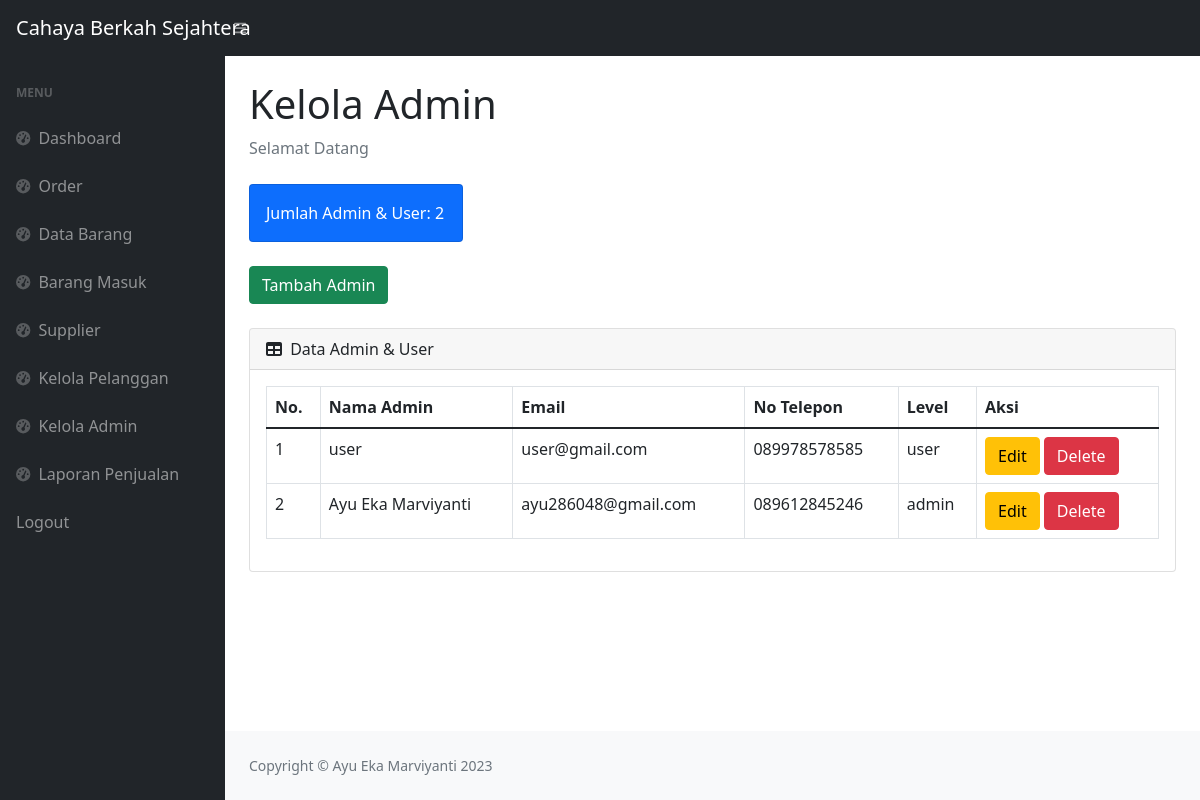
The app's page /admin.php with its own data.
### tables this page shows
CREATE TABLE `user` (
  `iduser` int(11) NOT NULL,
  `email` varchar(25) NOT NULL,
  `namaadmin` varchar(25) NOT NULL,
  `username` varchar(35) NOT NULL,
  `password` varchar(20) NOT NULL,
  `notelp` varchar(13) NOT NULL,
  `level` varchar(10) NOT NULL
);

### admin.php (the view, shortened to what this page needs)
<?php
require 'function01.php';
$h1 = mysqli_query($conn, "select * from user");
$h2 = mysqli_num_rows($h1);
?>
<!DOCTYPE html>
<html lang="en">
<head>
    <link href="https://cdn.jsdelivr.net/npm/simple-datatables@latest/dist/style.css" rel="stylesheet" />
    <link href="css/styles.css" rel="stylesheet" />
</head>
<body class="sb-nav-fixed">
    <nav class="sb-topnav navbar navbar-expand navbar-dark bg-dark">
        <a class="navbar-brand ps-3" href="admin.php">Cahaya Berkah Sejahtera</a>
        <button class="btn btn-link btn-sm order-1 order-lg-0 me-4 me-lg-0" id="sidebarToggle" href="#!"><i class="fas fa-bars"></i></button>
    </nav>
    <div id="layoutSidenav">
        <div id="layoutSidenav_nav">
            <nav class="sb-sidenav accordion sb-sidenav-dark" id="sidenavAccordion">
                <div class="sb-sidenav-menu">
                    <div class="nav">
                        <div class="sb-sidenav-menu-heading">Menu</div>
                        <a class="nav-link" href="index01.php">
                            <div class="sb-nav-link-icon"><i class="fas fa-tachometer-alt"></i></div>
                            Dashboard
                        </a>
                        <a class="nav-link" href="">
                            <div class="sb-nav-link-icon"><i class="fas fa-tachometer-alt"></i></div>
                            Order
                        </a>
                        <a class="nav-link" href="stock01.php">
                            <div class="sb-nav-link-icon"><i class="fas fa-tachometer-alt"></i></div>
                            Data Barang
                        </a>
                        <a class="nav-link" href="masuk01.php">
                            <div class="sb-nav-link-icon"><i class="fas fa-tachometer-alt"></i></div>
                            Barang Masuk
                        </a>
                        <a class="nav-link" href="suplier.php">
                            <div class="sb-nav-link-icon"><i class="fas fa-tachometer-alt"></i></div>
                            Supplier
                        </a>
                        <a class="nav-link" href="">
                            <div class="sb-nav-link-icon"><i class="fas fa-tachometer-alt"></i></div>
                            Kelola Pelanggan
                        </a>
                        <a class="nav-link" href="admin.php">
                            <div class="sb-nav-link-icon"><i class="fas fa-tachometer-alt"></i></div>
                            Kelola Admin
                        </a>
                        <a class="nav-link" href="laporan01.php">
                            <div class="sb-nav-link-icon"><i class="fas fa-tachometer-alt"></i></div>
                            Laporan Penjualan
                        </a>
                        <a class="nav-link" href="logout.php">
                            Logout
                        </a>
                    </div>
                </div>
            </nav>
        </div>
        <div id="layoutSidenav_content">
            <main>
                <div class="container-fluid px-4">
                    <h1 class="mt-4">Kelola Admin</h1>
                    <ol class="breadcrumb mb-4">
                        <li class="breadcrumb-item active">Selamat Datang</li>
                    </ol>
                    <div class="row">
                        <div class="col-xl-3 col-md-6">
                            <div class="card bg-primary text-white mb-4">
                                <div class="card-body">Jumlah Admin & User: <?= $h2; ?></div>
                            </div>
                        </div>
                    </div>
                    <button type="button" class="btn btn-success mb-4" data-bs-toggle="modal" data-bs-target="#exampleModal">
                        Tambah Admin
                    </button>
                    <div class="card mb-4">
                        <div class="card-header">
                            <i class="fas fa-table me-1"></i>
                            Data Admin & User
                        </div>
                        <div class="card-body">
                            <div class="table-responsive">
                                <table class="table table-bordered" id="dataTable" width="100%" collspacing="0">
                                    <thead>
                                        <tr>
                                            <th>No.</th>
                                            <th>Nama Admin</th>
                                            <th>Email</th>
                                            <th>No Telepon</th>
                                            <th>Level</th>
                                            <th>Aksi</th>
                                        </tr>
                                    </thead>
                                    <tbody>
                                        <?php
                                        $get = mysqli_query($conn, "select * from user");
                                        $i = 1;
                                        while ($p = mysqli_fetch_array($get)) {
                                            $namaadmin  = $p['namaadmin'];
                                            $email      = $p['email'];
                                            $notelp     = $p['notelp'];
                                            $level      = $p['level'];
                                            $iduser     = $p['iduser'];
                                        ?>
                                            <tr>
                                                <td><?= $i++; ?></td>
                                                <td><?= $namaadmin ?></td>
                                                <td><?= $email ?></td>
                                                <td><?= $notelp ?></td>
                                                <td><?= $level ?></td>
                                                <td><button type="button" class="btn btn-warning" data-bs-toggle="modal" data-bs-target="#edit<?= $iduser; ?>">
                                                        Edit
                                                    </button>
                                                    <button type="button" class="btn btn-danger" data-bs-toggle="modal" data-bs-target="#delete<?= $iduser; ?>">
                                                        Delete
                                                    </button>
                                                </td>
                                            </tr>
                                        <?php
                                        };
                                        ?>
                                    </tbody>
                                </table>
                            </div>
                        </div>
                    </div>
            </main>
            <footer class="py-4 bg-light mt-auto">
                <div class="container-fluid px-4">
                    <div class="d-flex align-items-center justify-content-between small">
                        <div class="text-muted">Copyright &copy; Ayu Eka Marviyanti 2023</div>
                    </div>
                </div>
            </footer>
        </div>
    </div>
</body>
</html>

### records on screen
user: namaadmin "user", email "user@gmail.com", notelp "089978578585", level "user"
user: namaadmin "Ayu Eka Marviyanti", email "ayu286048@gmail.com", notelp "089612845246", level "admin"

### other values on screen
$h2 "2"
